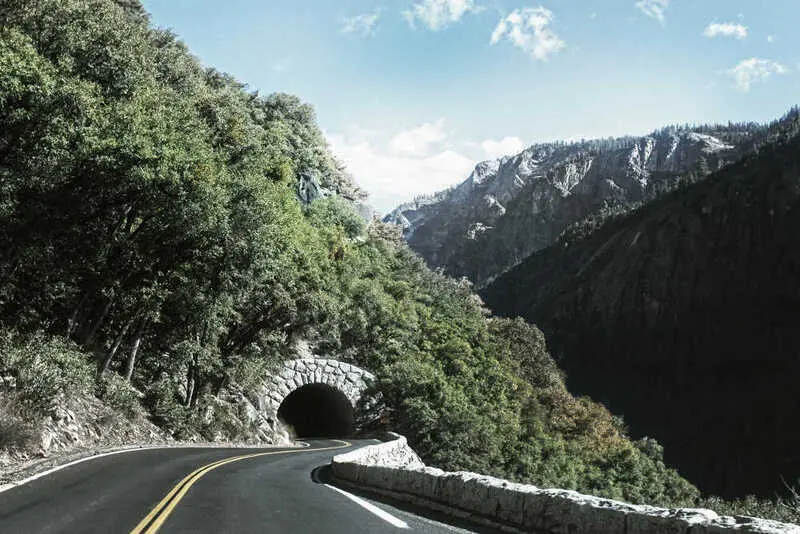
#> input picture assets/img/1-1400.webp, 800 x 534 px
$ python chapter10_examples.py --input ../../../../../img/1-1400.webp
#> lines starting #> are read from the running program, lines starting #| are printed output that depends on the picture; after the words box and inside, x2 and y2 are one past the last pixel; in counts of white or black regions, pixels touching at a corner belong together
# -*- coding: utf-8 -*-
"""
Chapter 10 reproducible examples — Digital Image Processing
Compatible with Python 3.12+ on Windows/Linux/macOS.

Dependencies:
    numpy
    matplotlib
    Pillow

Install:
    py -3.12 -m pip install numpy matplotlib pillow

Run synthetic examples:
    py -3.12 chapter10_examples.py

Run also on an arbitrary image:
    py -3.12 chapter10_examples.py --input path/to/image.png
"""

from __future__ import annotations

from pathlib import Path
from collections import deque
import argparse
import numpy as np
import matplotlib.pyplot as plt
from PIL import Image


def conv2(image: np.ndarray, kernel: np.ndarray) -> np.ndarray:
    image = np.asarray(image, dtype=float)
    kernel = np.asarray(kernel, dtype=float)
    kh, kw = kernel.shape
    ph, pw = kh // 2, kw // 2
    padded = np.pad(image, ((ph, ph), (pw, pw)), mode="reflect")
    out = np.zeros_like(image, dtype=float)
    for r in range(kh):
        for c in range(kw):
            out += kernel[r, c] * padded[r:r + image.shape[0], c:c + image.shape[1]]
    return out


def minmax_scale(z: np.ndarray, L: int = 256) -> np.ndarray:
    z = np.asarray(z, dtype=float)
    zmin, zmax = float(z.min()), float(z.max())
    if zmax == zmin:
        return np.zeros(z.shape, dtype=np.uint8)
    g = (z - zmin) / (zmax - zmin) * (L - 1)
    return np.clip(g, 0, L - 1).astype(np.uint8)


def sobel_xy(image: np.ndarray) -> tuple[np.ndarray, np.ndarray, np.ndarray]:
    kx = np.array([[-1, 0, 1], [-2, 0, 2], [-1, 0, 1]], dtype=float)
    ky = kx.T
    gx = conv2(image, kx)
    gy = conv2(image, ky)
    mag = np.hypot(gx, gy)
    return gx, gy, mag


def otsu_threshold(image: np.ndarray) -> tuple[int, np.ndarray]:
    u8 = np.clip(image, 0, 255).astype(np.uint8)
    hist = np.bincount(u8.ravel(), minlength=256).astype(float)
    p = hist / hist.sum()
    P1 = np.cumsum(p)
    m = np.cumsum(np.arange(256) * p)
    mG = m[-1]
    sigma_b = np.zeros(256, dtype=float)
    valid = (P1 > 0) & (P1 < 1)
    sigma_b[valid] = (mG * P1[valid] - m[valid]) ** 2 / (P1[valid] * (1 - P1[valid]))
    k_star = int(np.argmax(sigma_b))
    return k_star, sigma_b


def region_grow(image: np.ndarray, seed: tuple[int, int], T: float) -> np.ndarray:
    """4-connected region growing using similarity to the seed intensity."""
    image = np.asarray(image, dtype=float)
    h, w = image.shape
    sr, sc = seed
    seed_value = image[sr, sc]
    accepted = np.zeros((h, w), dtype=bool)
    visited = np.zeros((h, w), dtype=bool)
    q = deque([(sr, sc)])

    while q:
        r, c = q.popleft()
        if visited[r, c]:
            continue
        visited[r, c] = True

        if abs(image[r, c] - seed_value) <= T:
            accepted[r, c] = True
            for rr, cc in ((r - 1, c), (r + 1, c), (r, c - 1), (r, c + 1)):
                if 0 <= rr < h and 0 <= cc < w and not visited[rr, cc]:
                    q.append((rr, cc))
    return accepted


def synthetic_image(size: int = 160) -> np.ndarray:
    rng = np.random.default_rng(10)
    f = np.full((size, size), 35.0)
    f[35:125, 45:115] = 175.0
    y, x = np.ogrid[:size, :size]
    f[(x - 112) ** 2 + (y - 42) ** 2 < 18 ** 2] = 225.0
    f += rng.normal(0, 8, f.shape)
    return np.clip(f, 0, 255)


def save_image(a: np.ndarray, path: Path) -> None:
    Image.fromarray(np.clip(a, 0, 255).astype(np.uint8)).save(path)


def run_all(output_dir: Path, input_path: Path | None = None) -> None:
    output_dir.mkdir(parents=True, exist_ok=True)

    f = synthetic_image()
    gx, gy, mag = sobel_xy(f)
    k_star, sigma_b = otsu_threshold(f)
    binary = (f > k_star).astype(np.uint8) * 255

    save_image(f, output_dir / "synthetic_input.png")
    save_image(minmax_scale(np.abs(gx)), output_dir / "sobel_gx.png")
    save_image(minmax_scale(np.abs(gy)), output_dir / "sobel_gy.png")
    save_image(minmax_scale(mag), output_dir / "gradient_magnitude.png")
    save_image(binary, output_dir / "otsu_binary.png")
#> in save_image (call 5), `Image.fromarray(np.clip(a, 0, 255).astype(np.uint8)).save(path)`:
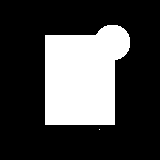
#> saved as otsu_binary.png: PIL image 160x160 L; 26.8% white; 2 white regions (1 under 20 px), largest, box (x1, y1, x2, y2) and area: (45, 25, 130, 125) 6862

    # Region growing toy example used in the chapter
    toy = np.array([
        [11, 10, 12, 80, 81],
        [10, 12, 11, 79, 82],
        [ 9, 11, 12, 78, 80],
        [10, 13, 11, 77, 81],
        [12, 10,  9, 76, 83],
    ], dtype=float)
    mask = region_grow(toy, seed=(2, 1), T=3)
    np.savetxt(output_dir / "region_growing_toy_mask.txt", mask.astype(int), fmt="%d")

    # Log transform and the display-scaling equation
    z = np.log1p(f)
    save_image(z.astype(np.uint8), output_dir / "log_direct_bad.png")
    save_image(minmax_scale(z), output_dir / "log_minmax_scaled.png")
#> in save_image (call 7), `Image.fromarray(np.clip(a, 0, 255).astype(np.uint8)).save(path)`:
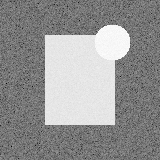
#> saved as log_minmax_scaled.png: PIL image 160x160 L; min 0, max 255, mean 147.1

    # Otsu diagnostic plot
    fig, ax = plt.subplots(figsize=(8, 4))
    ax.plot(np.arange(256), sigma_b)
    ax.axvline(k_star, linestyle="--", label=f"Otsu threshold = {k_star}")
    ax.set_xlabel("threshold k")
    ax.set_ylabel("between-class variance")
    ax.grid(alpha=0.25)
    ax.legend()
    fig.tight_layout()
    fig.savefig(output_dir / "otsu_between_class_variance.png", dpi=150)
    plt.close(fig)

    if input_path is not None:
        with Image.open(input_path) as im:
            real = np.asarray(im.convert("L"), dtype=float)
        rx, ry, rmag = sobel_xy(real)
        rk, _ = otsu_threshold(real)
        save_image(real, output_dir / "input_gray.png")
        save_image(minmax_scale(np.abs(rx)), output_dir / "input_gx.png")
        save_image(minmax_scale(np.abs(ry)), output_dir / "input_gy.png")
        save_image(minmax_scale(rmag), output_dir / "input_gradient_magnitude.png")
        save_image((real > rk).astype(np.uint8) * 255, output_dir / "input_otsu_binary.png")
        save_image(minmax_scale(np.log1p(real)), output_dir / "input_log_scaled.png")

    print(f"Outputs saved in: {output_dir.resolve()}")
    print(f"Synthetic Otsu threshold: {k_star}")


def main() -> None:
    parser = argparse.ArgumentParser(description="Chapter 10 image segmentation examples")
    parser.add_argument("--input", type=Path, default=None, help="Optional input image")
    parser.add_argument("--output", type=Path, default=Path("chapter10_demo_output"))
    args = parser.parse_args()
    run_all(args.output, args.input)
#> in run_all, `fig.savefig(output_dir / "otsu_between_class_variance.png", dpi=150)`:
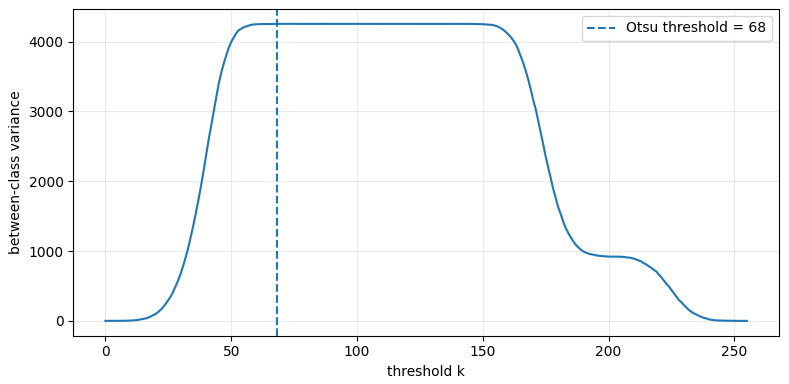
#> figure drawn by matplotlib, 1 panel; curve peaks at x = 68, y = 4253.7
#> in run_all, im is the input picture: PIL image 800x534 RGB; mean R, G, B 96.1, 106, 100.3
#> after the loop in conv2 (call 4), `for r in range(kh):`:
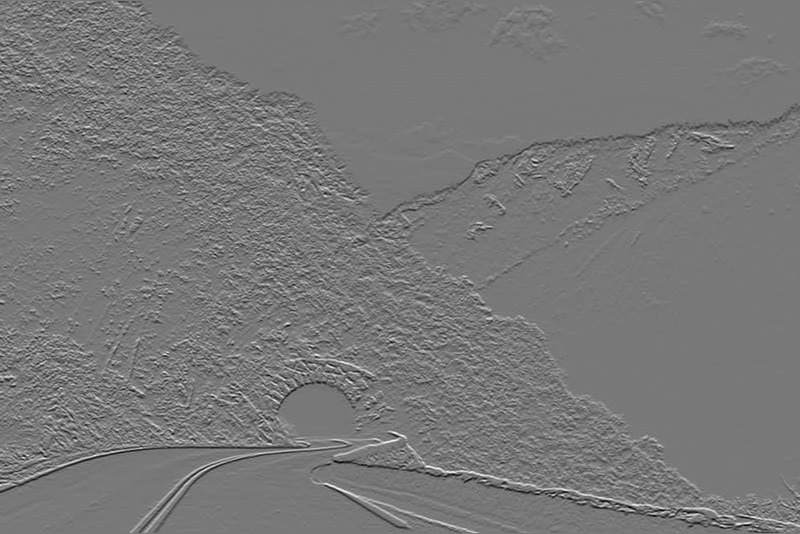
#> out: shape (534, 800) float64; min -832, max 925, mean -1.5; drawn with min black and max white
#> in sobel_xy (call 2), `mag = np.hypot(gx, gy)`:
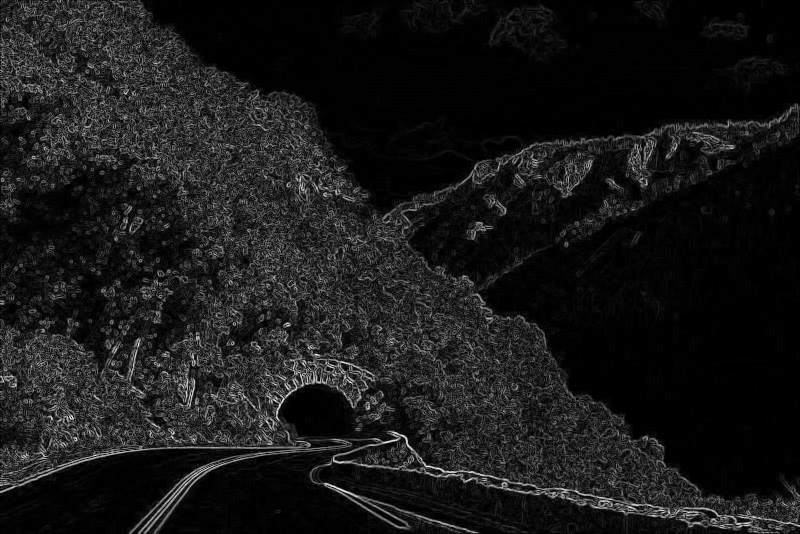
#> mag: shape (534, 800) float64; min 0, max 936.8, mean 92.4; drawn with min black and max white
#> in run_all, `rk, _ = otsu_threshold(real)`: rk = 123
#> in save_image (call 12), `Image.fromarray(np.clip(a, 0, 255).astype(np.uint8)).save(path)`:
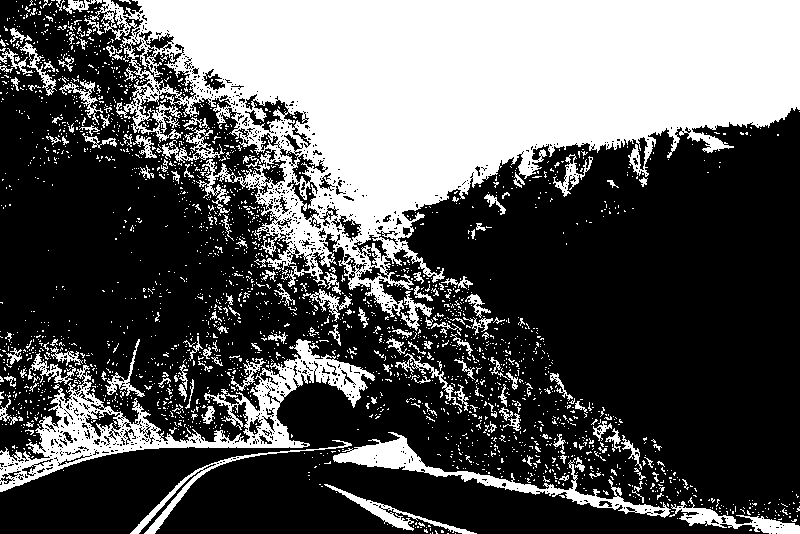
#> saved as input_otsu_binary.png: PIL image 800x534 L; 34.8% white; 2448 white regions (2288 under 20 px), largest, box (x1, y1, x2, y2) and area: (90, 0, 800, 317) 109164, (0, 339, 375, 492) 11565, (333, 432, 671, 518) 3966
#> in minmax_scale (call 8), `z = np.asarray(z, dtype=float)`:
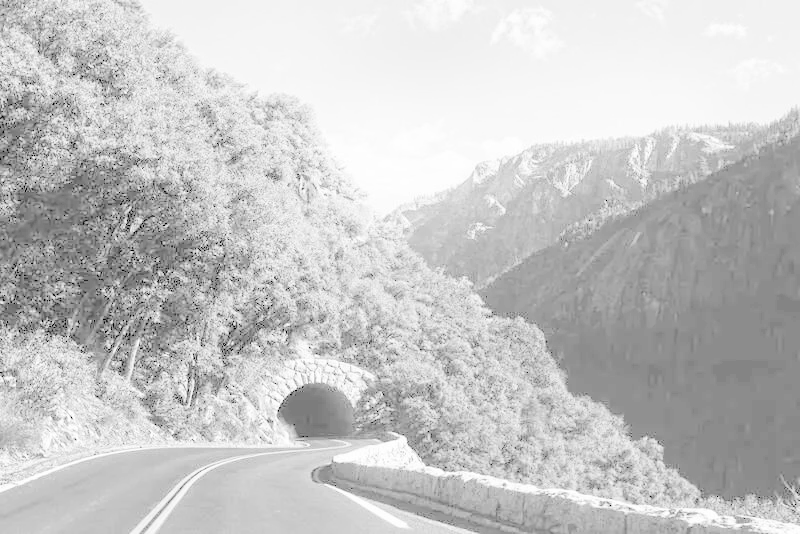
#> z: shape (534, 800) float64; min 0, max 5.55, mean 4.31; drawn with min black and max white
#> in minmax_scale (call 8), `zmin, zmax = float(z.min()), float(z.max())`: zmax = 5.55


if __name__ == "__main__":
    main()

$ run again, on assets/img/3-800.webp
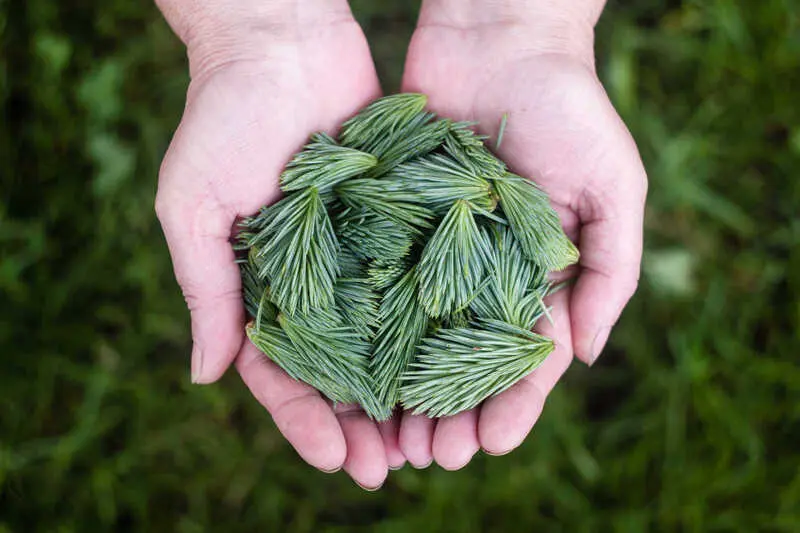
#> input picture assets/img/3-800.webp, 800 x 533 px
#> in run_all, im is the input picture: PIL image 800x533 RGB; mean R, G, B 97, 101.6, 78.1
#> rk = 119
#> in save_image (call 12), `Image.fromarray(np.clip(a, 0, 255).astype(np.uint8)).save(path)`:
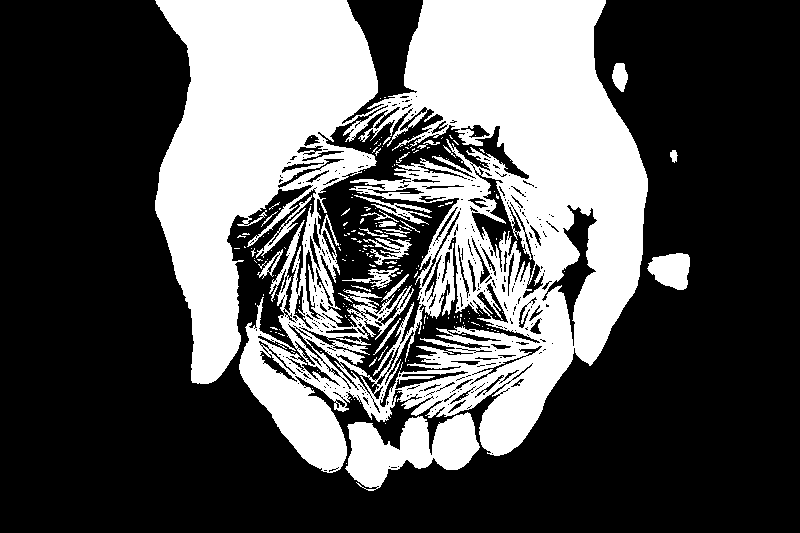
#> saved as input_otsu_binary.png: PIL image 800x533 L; 34% white; 195 white regions (168 under 20 px), largest, box (x1, y1, x2, y2) and area: (155, 0, 648, 473) 134142, (345, 412, 480, 491) 5766, (647, 253, 690, 290) 1161
#> in minmax_scale (call 8), `z = np.asarray(z, dtype=float)`:
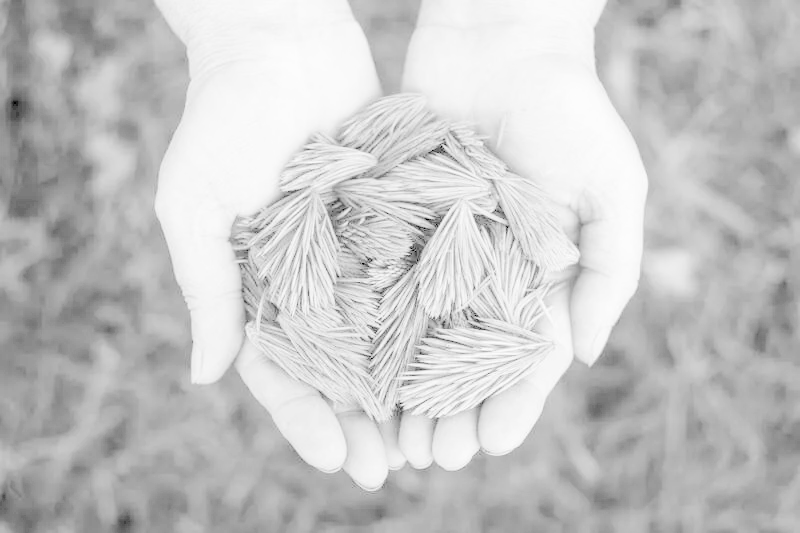
#> z: shape (533, 800) float64; min 0, max 5.54, mean 4.31; drawn with min black and max white
#> zmax = 5.54

$ run again, on assets/img/5-1400.webp
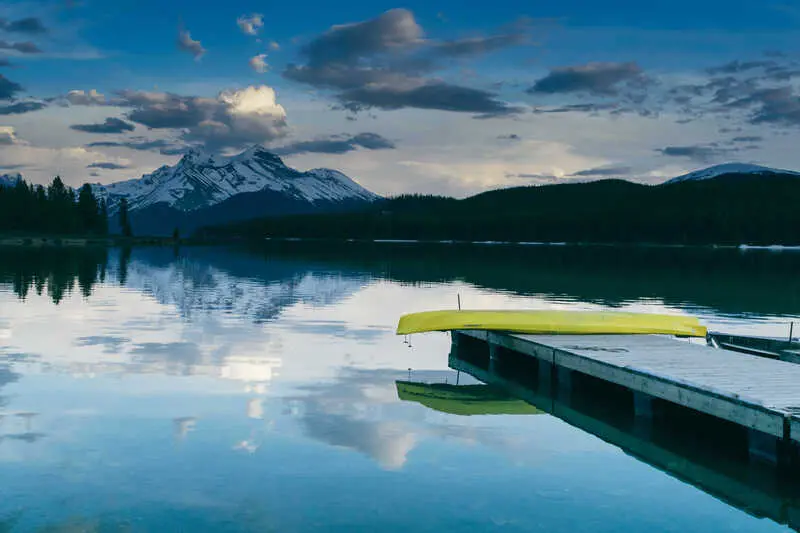
#> input picture assets/img/5-1400.webp, 800 x 533 px
#> in run_all, im is the input picture: PIL image 800x533 RGB; mean R, G, B 77.3, 116.8, 133
#> rk = 107
#> in save_image (call 12), `Image.fromarray(np.clip(a, 0, 255).astype(np.uint8)).save(path)`:
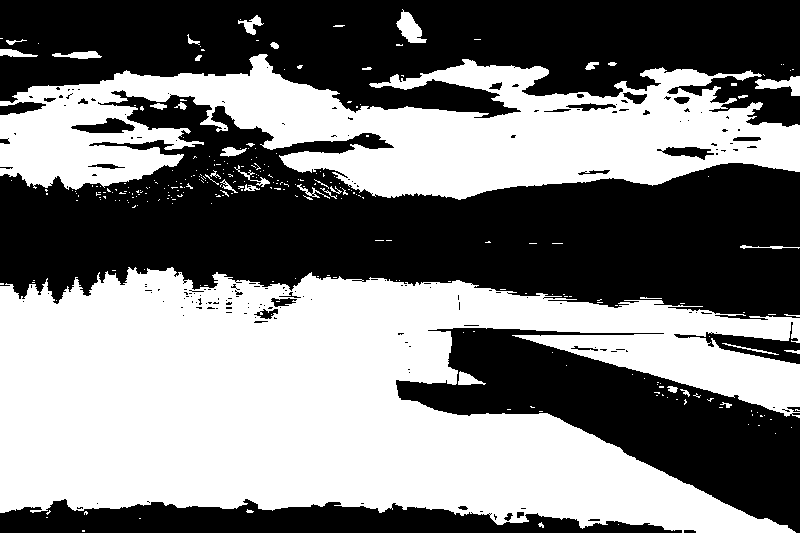
#> saved as input_otsu_binary.png: PIL image 800x533 L; 49.3% white; 288 white regions (248 under 20 px), largest, box (x1, y1, x2, y2) and area: (0, 267, 800, 533) 143186, (0, 54, 800, 200) 62666, (396, 9, 427, 43) 527
#> in minmax_scale (call 8), `z = np.asarray(z, dtype=float)`:
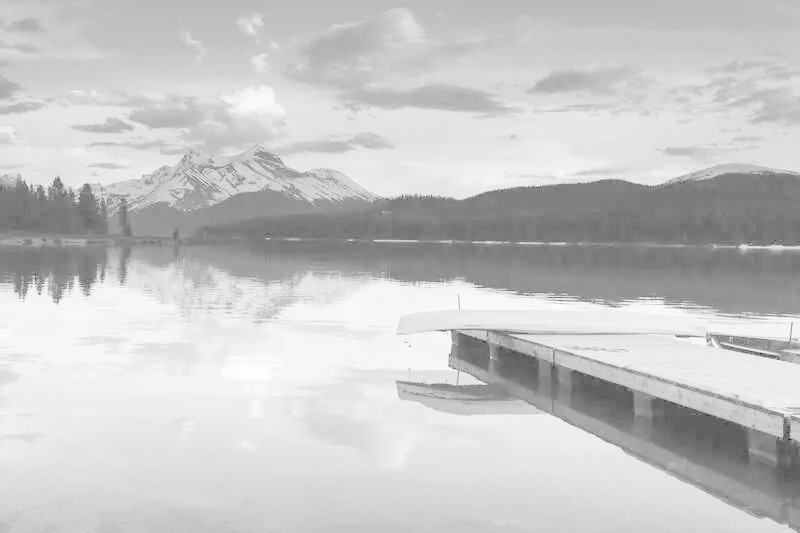
#> z: shape (533, 800) float64; min 0.693, max 5.52, mean 4.46; drawn with min black and max white
#> zmin = 0.693; zmax = 5.52
